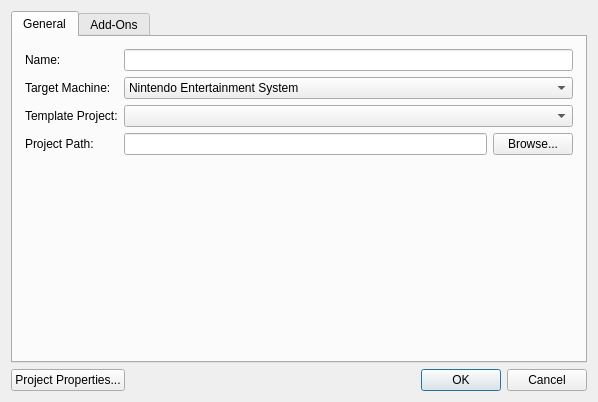
<?xml version="1.0" encoding="UTF-8"?>
<ui version="4.0">
 <class>NewProjectDialog</class>
 <widget class="QDialog" name="NewProjectDialog">
  <property name="geometry">
   <rect>
    <x>0</x>
    <y>0</y>
    <width>598</width>
    <height>402</height>
   </rect>
  </property>
  <property name="windowTitle">
   <string>New Project</string>
  </property>
  <layout class="QGridLayout" name="gridLayout">
   <item row="1" column="1">
    <widget class="QDialogButtonBox" name="buttonBox">
     <property name="orientation">
      <enum>Qt::Horizontal</enum>
     </property>
     <property name="standardButtons">
      <set>QDialogButtonBox::Cancel|QDialogButtonBox::Ok</set>
     </property>
    </widget>
   </item>
   <item row="1" column="0">
    <widget class="QPushButton" name="projectProperties">
     <property name="text">
      <string>Project Properties...</string>
     </property>
    </widget>
   </item>
   <item row="0" column="0" colspan="2">
    <widget class="QTabWidget" name="tabWidget">
     <property name="currentIndex">
      <number>0</number>
     </property>
     <widget class="QWidget" name="general">
      <attribute name="title">
       <string>General</string>
      </attribute>
      <layout class="QGridLayout" name="gridLayout_2">
       <property name="leftMargin">
        <number>12</number>
       </property>
       <property name="topMargin">
        <number>12</number>
       </property>
       <property name="rightMargin">
        <number>12</number>
       </property>
       <property name="bottomMargin">
        <number>12</number>
       </property>
       <property name="spacing">
        <number>6</number>
       </property>
       <item row="3" column="1">
        <layout class="QHBoxLayout" name="horizontalLayout" stretch="1,0">
         <property name="spacing">
          <number>6</number>
         </property>
         <item>
          <widget class="QLineEdit" name="path">
           <property name="readOnly">
            <bool>true</bool>
           </property>
          </widget>
         </item>
         <item>
          <widget class="QPushButton" name="pathBrowse">
           <property name="text">
            <string>Browse...</string>
           </property>
           <property name="icon">
            <iconset resource="../../../common/resource.qrc">
             <normaloff>:/resources/document-open.png</normaloff>:/resources/document-open.png</iconset>
           </property>
          </widget>
         </item>
        </layout>
       </item>
       <item row="1" column="1">
        <widget class="QComboBox" name="target">
         <item>
          <property name="text">
           <string>Nintendo Entertainment System</string>
          </property>
         </item>
         <item>
          <property name="text">
           <string>Commodore 64</string>
          </property>
         </item>
        </widget>
       </item>
       <item row="0" column="1">
        <widget class="QLineEdit" name="name">
         <property name="inputMethodHints">
          <set>Qt::ImhNone</set>
         </property>
         <property name="text">
          <string/>
         </property>
        </widget>
       </item>
       <item row="2" column="1">
        <widget class="QComboBox" name="templateProject">
         <property name="sizePolicy">
          <sizepolicy hsizetype="Expanding" vsizetype="Fixed">
           <horstretch>0</horstretch>
           <verstretch>0</verstretch>
          </sizepolicy>
         </property>
        </widget>
       </item>
       <item row="5" column="0" colspan="2">
        <spacer name="verticalSpacer">
         <property name="orientation">
          <enum>Qt::Vertical</enum>
         </property>
         <property name="sizeHint" stdset="0">
          <size>
           <width>20</width>
           <height>40</height>
          </size>
         </property>
        </spacer>
       </item>
       <item row="2" column="0">
        <widget class="QLabel" name="label_2">
         <property name="text">
          <string>Template Project:</string>
         </property>
        </widget>
       </item>
       <item row="3" column="0">
        <widget class="QLabel" name="label_4">
         <property name="text">
          <string>Project Path:</string>
         </property>
        </widget>
       </item>
       <item row="0" column="0">
        <widget class="QLabel" name="label">
         <property name="text">
          <string>Name:</string>
         </property>
        </widget>
       </item>
       <item row="1" column="0">
        <widget class="QLabel" name="label_3">
         <property name="text">
          <string>Target Machine:</string>
         </property>
        </widget>
       </item>
      </layout>
     </widget>
     <widget class="QWidget" name="addOns">
      <attribute name="title">
       <string>Add-Ons</string>
      </attribute>
      <layout class="QGridLayout" name="gridLayout_3">
       <property name="leftMargin">
        <number>12</number>
       </property>
       <property name="topMargin">
        <number>12</number>
       </property>
       <property name="rightMargin">
        <number>12</number>
       </property>
       <property name="bottomMargin">
        <number>12</number>
       </property>
       <property name="spacing">
        <number>6</number>
       </property>
       <item row="0" column="0">
        <widget class="QListWidget" name="addOnsList">
         <property name="mouseTracking">
          <bool>true</bool>
         </property>
         <property name="uniformItemSizes">
          <bool>true</bool>
         </property>
        </widget>
       </item>
       <item row="0" column="1">
        <widget class="QTextEdit" name="addOnReadme">
         <property name="horizontalScrollBarPolicy">
          <enum>Qt::ScrollBarAlwaysOff</enum>
         </property>
         <property name="sizeAdjustPolicy">
          <enum>QAbstractScrollArea::AdjustIgnored</enum>
         </property>
         <property name="undoRedoEnabled">
          <bool>false</bool>
         </property>
         <property name="readOnly">
          <bool>true</bool>
         </property>
         <property name="acceptRichText">
          <bool>false</bool>
         </property>
        </widget>
       </item>
      </layout>
     </widget>
    </widget>
   </item>
  </layout>
 </widget>
 <resources>
  <include location="../../../common/resource.qrc"/>
 </resources>
 <connections>
  <connection>
   <sender>buttonBox</sender>
   <signal>accepted()</signal>
   <receiver>NewProjectDialog</receiver>
   <slot>accept()</slot>
   <hints>
    <hint type="sourcelabel">
     <x>248</x>
     <y>254</y>
    </hint>
    <hint type="destinationlabel">
     <x>157</x>
     <y>274</y>
    </hint>
   </hints>
  </connection>
  <connection>
   <sender>buttonBox</sender>
   <signal>rejected()</signal>
   <receiver>NewProjectDialog</receiver>
   <slot>reject()</slot>
   <hints>
    <hint type="sourcelabel">
     <x>316</x>
     <y>260</y>
    </hint>
    <hint type="destinationlabel">
     <x>286</x>
     <y>274</y>
    </hint>
   </hints>
  </connection>
 </connections>
</ui>
